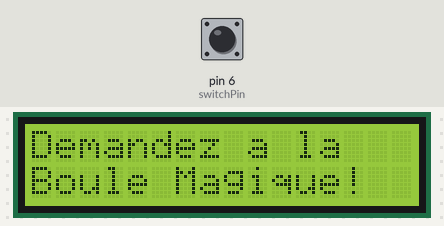
The sketch below on a simulated Arduino Uno, built with avr-gcc and run on an emulated ATmega328P. On the bench: 16×2 character LCD. The inputs (shaded band) are chosen by the test bench; at power-on: pin 6 (switchPin) LOW. Random numbers use the default seed unless the sketch sets one.

Above: at 1.2 s.
1.3 s: pin 6 (switchPin) pulled HIGH for 0.15 s
At 1.9 s:
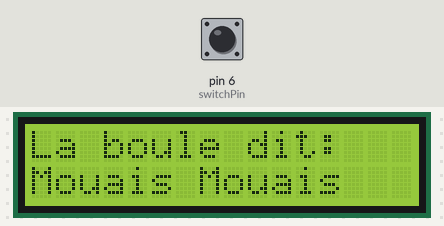
2.9 s: pin 6 (switchPin) pulled HIGH for 1 s
At 4.4 s:
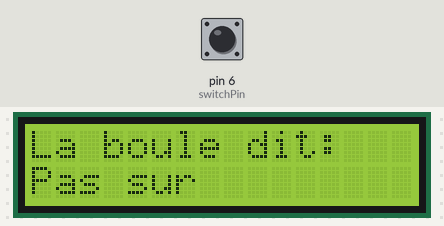
5.4 s: pin 6 (switchPin) pulled HIGH for 0.15 s
At 6.3 s:
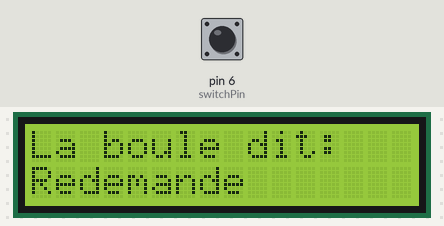
7.0 s: pin 6 (switchPin) pulled HIGH for 3.2 s
At 11.4 s:
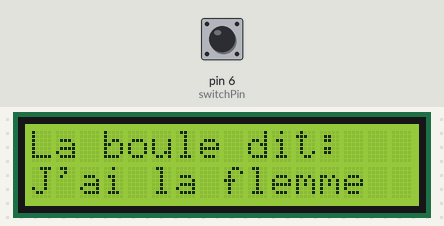
11.7 s: pin 6 (switchPin) pulled HIGH for 0.15 s
At 12.3 s:
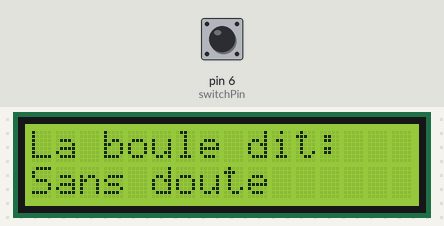
13.3 s: pin 6 (switchPin) pulsed HIGH 5 times (0.12 s each, 0.3 s apart)
At 15.7 s:
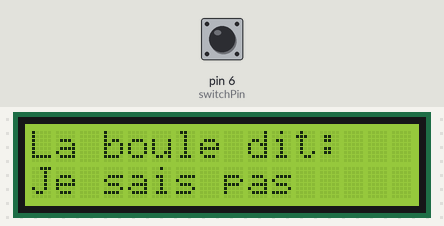
Timing chart, 0 to 17.2 s (numbered marks = the images above; inputs shaded):
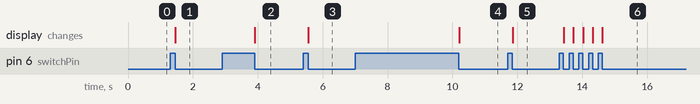

The sketch:

prog_ecran_lcd_boule_crystal_10.ino
```cpp
#include <LiquidCrystal.h>
LiquidCrystal lcd(12, 11, 5, 4, 3, 2);
const int switchPin = 6;
int switchState = 0;
int prevSwitchState = 0;
int reply;

void setup() {
  // put your setup code here, to run once:
  lcd.begin(16, 2);
  pinMode(switchPin, INPUT);
  lcd.print("Demandez a la");
  lcd.setCursor(0, 1);
  lcd.print("Boule Magique!");
}

void loop() {
  // put your main code here, to run repeatedly:
  switchState = digitalRead(switchPin);
  if (switchState != prevSwitchState) {
    if (switchState == LOW) {
      reply = random(13);
      lcd.clear();
      lcd.setCursor(0, 0);
      lcd.print("La boule dit:");
      lcd.setCursor(0, 1);
      switch(reply){
        case 0:
        lcd.print("Oui");
        break;
        case 1:
        lcd.print("Probablement");
        break;
        case 2:
        lcd.print("Certainement");
        break;
        case 3:
        lcd.print("Sans doute");
        break;
        case 4:
        lcd.print("Pas sur");
        break;
        case 5:
        lcd.print("Redemande");
        break;
        case 6:
        lcd.print("Incertain");
        break;
        case 7:
        lcd.print("Non");
        break;
        case 8:
        lcd.print("Je reflechis...");
        break;
        case 9:
        lcd.print("Je sais pas");
        break;
        case 10:
        lcd.print("J'ai la flemme");
        break;
        case 11:
        lcd.print("Mouais Mouais");
        break;
        case 12:
        lcd.print("Y'a moyen");
        break;
      }
    }
  }
  prevSwitchState = switchState;
}
```

Measured:
- after the input at 1.3 s, the display: changes after 0.16 s (image 1)
- after the input at 2.9 s, the display: changes after 1.0 s (image 2)
- after the input at 5.4 s, the display: changes after 0.16 s (image 3)
- after the input at 7.0 s, the display: changes after 3.2 s (image 4)
- after the input at 11.7 s, the display: changes after 0.16 s (image 5)
- after the input at 13.3 s, the display: first changes after 0.13 s (image 6 shows a later state)
